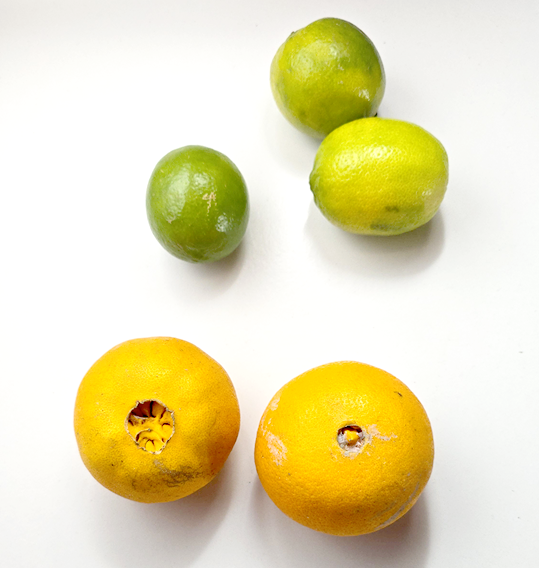
#> input picture imagens/5frutas.png, 539 x 568 px
$ python parte2.py
#> lines starting #> are read from the running program, lines starting #| are printed output that depends on the picture; after the words box and inside, x2 and y2 are one past the last pixel; in counts of white or black regions, pixels touching at a corner belong together
import numpy as np
import cv2

#5 FRUTAS ----------------------------------------------------------------------
#ler imagem e converter p/ grayscale
bgr_frutas = cv2.imread('./imagens/5frutas.png')
#> bgr_frutas is the input picture: shape (568, 539, 3); mean B, G, R 180.4, 223.4, 232.1
gs_frutas = cv2.cvtColor(bgr_frutas, cv2.COLOR_BGR2GRAY)
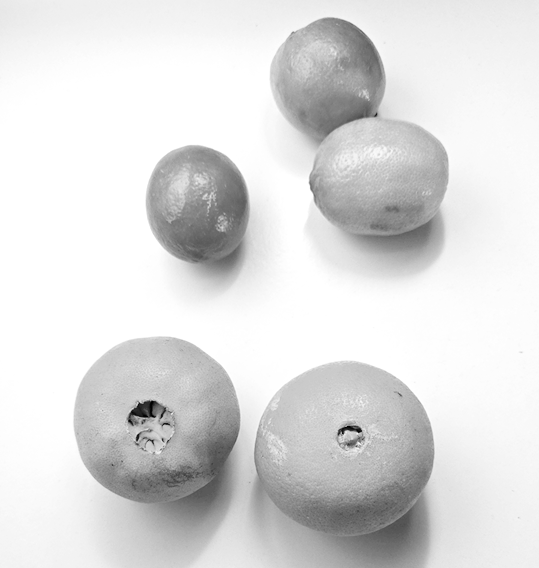
#> gs_frutas: shape (568, 539); min 0, max 255, mean 221.1

#aplicar threshold binário
_, binary_frutas = cv2.threshold(gs_frutas, 190, 255, cv2.THRESH_BINARY_INV)
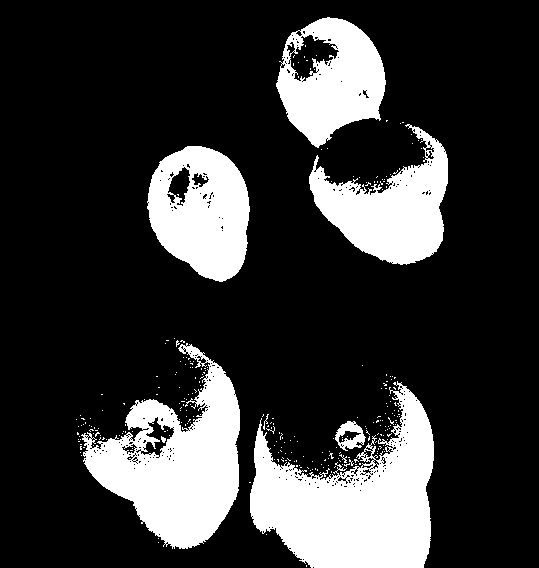
#> binary_frutas: shape (568, 539); 21.3% white; 274 white regions (265 under 20 px), largest, box (x1, y1, x2, y2) and area: (250, 381, 434, 568) 19318, (81, 343, 240, 549) 16151, (147, 146, 250, 282) 9878

# limpando imagem p/ detecção de componentes
primary_kernel = np.array([
	[1, 1, 1],
	[0, 1, 0],
	[0, 1, 0]
], dtype=np.uint8)
binary_frutas = cv2.morphologyEx(binary_frutas, cv2.MORPH_CLOSE, primary_kernel)
#> binary_frutas: shape (568, 539); 21.8% white; 65 white regions (59 under 20 px), largest, box (x1, y1, x2, y2) and area: (250, 383, 434, 568) 20105, (81, 341, 240, 549) 16826, (309, 124, 448, 265) 10133, (147, 146, 250, 282) 10022, (276, 17, 386, 148) 8923, (334, 421, 366, 451) 511
binary_frutas = cv2.dilate(binary_frutas, primary_kernel, iterations=4)
#> binary_frutas: shape (568, 539); 26.6% white; 7 white regions, largest, box (x1, y1, x2, y2) and area: (246, 374, 438, 568) 24696, (73, 337, 244, 553) 20944, (305, 120, 452, 269) 12571
binary_frutas = cv2.morphologyEx(binary_frutas, cv2.MORPH_CLOSE, primary_kernel)
#> binary_frutas: shape (568, 539); 26.5% white; 7 white regions (1 under 20 px), largest, box (x1, y1, x2, y2) and area: (246, 376, 438, 568) 24568, (74, 337, 244, 553) 20874, (305, 121, 452, 269) 12528, (143, 142, 254, 286) 12024, (272, 14, 390, 154) 11151, (164, 338, 171, 345) 25
binary_frutas = cv2.erode(binary_frutas, primary_kernel, iterations=2)
#> binary_frutas: shape (568, 539); 24.4% white; 7 white regions (2 under 20 px), largest, box (x1, y1, x2, y2) and area: (248, 380, 436, 568) 22825, (77, 341, 242, 551) 19307, (307, 125, 450, 267) 11391, (145, 144, 252, 284) 11097, (274, 16, 388, 152) 10096

# subindo a máscara para centralizar melhor as frutas na imagem (por conta das suas sombras)
secondary_kernel = np.array([
	[0, 0, 0],
	[0, 0, 0],
	[0, 1, 0]
], dtype=np.uint8)
binary_frutas = cv2.morphologyEx(binary_frutas, cv2.MORPH_CLOSE, secondary_kernel)
#> binary_frutas: shape (568, 539); 24.6% white; 8 white regions (2 under 20 px), largest, box (x1, y1, x2, y2) and area: (248, 378, 436, 566) 22825, (77, 339, 242, 549) 19307, (307, 123, 450, 265) 11391, (145, 142, 252, 282) 11097, (274, 14, 388, 150) 10096, (0, 567, 539, 568) 539
binary_frutas = cv2.erode(binary_frutas, primary_kernel, iterations=2)
#> binary_frutas: shape (568, 539); 22.3% white; 6 white regions (1 under 20 px), largest, box (x1, y1, x2, y2) and area: (250, 381, 434, 564) 21020, (79, 341, 240, 547) 17817, (309, 125, 448, 263) 10316, (147, 144, 250, 280) 10177, (276, 16, 386, 148) 9074
binary_frutas = cv2.morphologyEx(binary_frutas, cv2.MORPH_CLOSE, secondary_kernel)
#> binary_frutas: shape (568, 539); 22.5% white; 7 white regions (1 under 20 px), largest, box (x1, y1, x2, y2) and area: (250, 379, 434, 562) 21020, (79, 339, 240, 545) 17817, (309, 123, 448, 261) 10316, (147, 142, 250, 278) 10177, (276, 14, 386, 146) 9074, (0, 567, 539, 568) 539

#parametros
num_labels, labels, stats, centroids = cv2.connectedComponentsWithStats(binary_frutas)
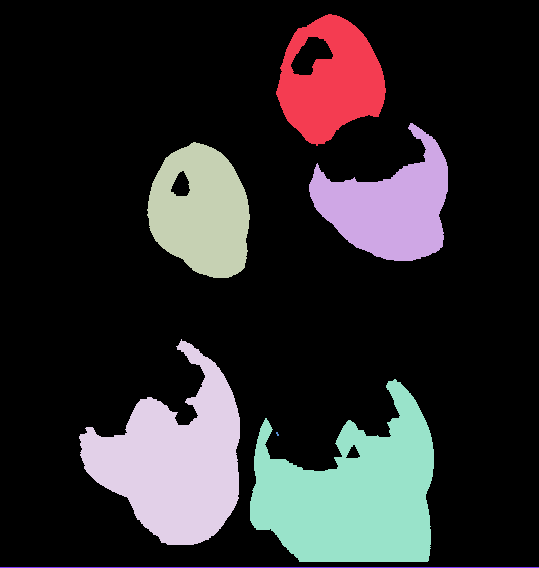
#> labels: shape (568, 539) int32; 8 distinct labels, from 0 to 7; one colour per label, 0 black
#> num_labels = 8; stats = [[0, 0, 539, 567, 237201], [276, 14, 110, 132, 9074], [309, 123, 139, 138, 10316], [147, 142, 103, 136, 10177], [79, 339, 161, 206, 17817], [250, 379, 184, 183, 21020], [276, 432, 3, 4, 8], [0, 567, 539, 1, 539]]; centroids = [[264, 265.1], [330.9, 80.67], [389.4, 206.3], [201, 211.7], [174.5, 460.2], [352.7, 493.7], [277, 433.5], [269, 567]]

#desenhando bounding box, keypoints e texto de área
count = 0
for c in range(1, num_labels):
    x, y, w, h, area = stats[c]
    cx, cy = centroids[c]

    if area < 200 or w > 500:
        continue

    count += 1
    cv2.circle(bgr_frutas, (int(cx), int(cy)), 4, (0,0,255), -1)
    cv2.rectangle(bgr_frutas, (x, y), (x+w, y+h), (0,255,0), 2)

    text = f"Area: {area}px"
    text_pos = (x, y - 10 if y - 10 > 10 else y + 20)
    cv2.putText(bgr_frutas, text, text_pos, cv2.FONT_HERSHEY_SIMPLEX, 0.5, (255,0,0), 2)
#> this loop made 7 passes
#> (x, y, w, h, area, cx, cy, text) on passes 1 to 5: (276, 14, 110, 132, 9074, 330.9, 80.67, 'Area: 9074px'), (309, 123, 139, 138, 10316, 389.4, 206.3, 'Area: 10316px'), (147, 142, 103, 136, 10177, 201, 211.7, 'Area: 10177px'), (79, 339, 161, 206, 17817, 174.5, 460.2, 'Area: 17817px'), (250, 379, 184, 183, 21020, 352.7, 493.7, 'Area: 21020px')
#> (x, y, w, h, area, cx, cy) on pass 7: (0, 567, 539, 1, 539, 269, 567)
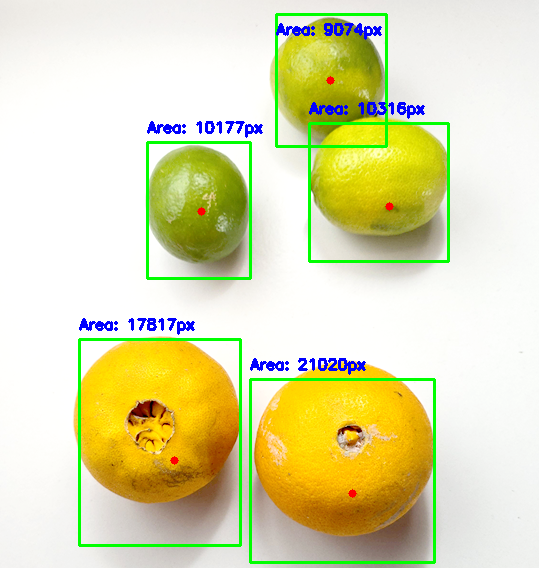
#> bgr_frutas: shape (568, 539, 3); 4.18% of pixels changed, all inside (x1, y1, x2, y2) = (78, 13, 450, 564)
#> after the loop, count = 5

cv2.imshow('Frutas binary', binary_frutas)
cv2.imshow('Frutas com bounding box e keypoints', bgr_frutas)
cv2.waitKey()
cv2.destroyAllWindows()

#6 FRUTAS E UMA CEBOLA ---------------------------------------------------------
bgr_frutas_e_cebola = cv2.imread('./imagens/6frutas1vegetal.png')
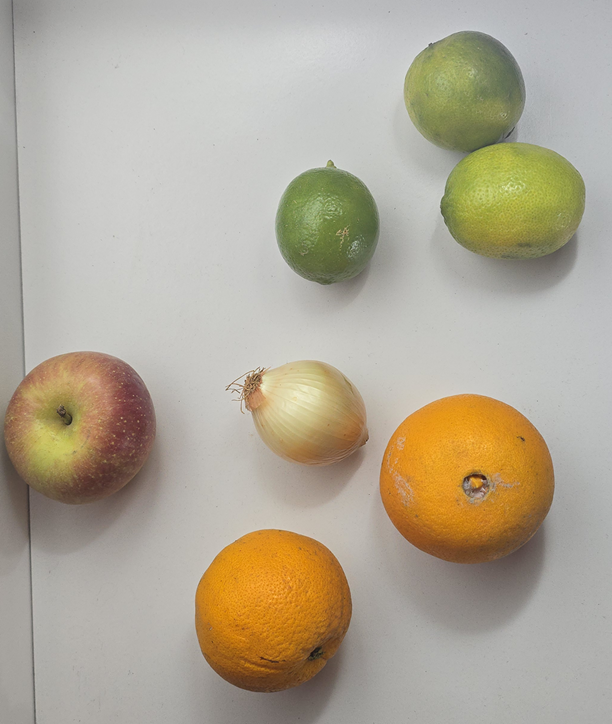
#> input picture imagens/6frutas1vegetal.png, 612 x 724 px
#> bgr_frutas_e_cebola is the input picture: shape (724, 612, 3); mean B, G, R 150, 168, 176.6
gs_frutas_e_cebola = cv2.cvtColor(bgr_frutas_e_cebola, cv2.COLOR_BGR2GRAY)

#aplicar threshold binário
_, binary_frutas_e_cebola = cv2.threshold(gs_frutas_e_cebola, 145, 255, cv2.THRESH_BINARY_INV)
#> binary_frutas_e_cebola: shape (724, 612); 21.9% white; 717 white regions (701 under 20 px), largest, box (x1, y1, x2, y2) and area: (0, 0, 165, 724) 23687, (379, 400, 555, 630) 19972, (195, 529, 365, 724) 19817

#limpando imagem p/ detecção de componentes
primary_kernel = np.array([
	[1, 1, 1],
	[0, 1, 0],
	[0, 1, 0]
], dtype=np.uint8)
binary_frutas_e_cebola = cv2.morphologyEx(binary_frutas_e_cebola, cv2.MORPH_CLOSE, primary_kernel)
#> binary_frutas_e_cebola: shape (724, 612); 22.6% white; 162 white regions (149 under 20 px), largest, box (x1, y1, x2, y2) and area: (0, 0, 164, 724) 24205, (379, 400, 555, 630) 21109, (195, 530, 365, 724) 20753
binary_frutas_e_cebola = cv2.erode(binary_frutas_e_cebola, primary_kernel, iterations=2)
#> binary_frutas_e_cebola: shape (724, 612); 19.7% white; 54 white regions (42 under 20 px), largest, box (x1, y1, x2, y2) and area: (0, 356, 162, 557) 18977, (381, 403, 553, 628) 18728, (197, 532, 363, 724) 18604
binary_frutas_e_cebola = cv2.morphologyEx(binary_frutas_e_cebola, cv2.MORPH_CLOSE, primary_kernel)
#> binary_frutas_e_cebola: shape (724, 612); 19.8% white; 25 white regions (13 under 20 px), largest, box (x1, y1, x2, y2) and area: (0, 356, 162, 557) 19030, (381, 405, 553, 628) 18975, (197, 533, 363, 724) 18709

#parametros
num_labels, labels, stats, centroids = cv2.connectedComponentsWithStats(binary_frutas_e_cebola)
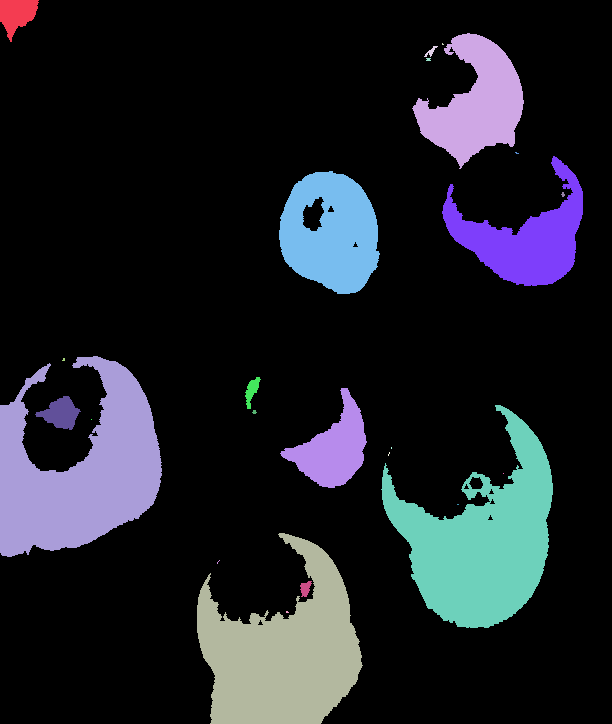
#> labels: shape (724, 612) int32; 26 distinct labels, from 0 to 25; one colour per label, 0 black
#> num_labels = 26; stats = 26 rows, first 6: [0, 0, 612, 724, 355340], [0, 0, 39, 42, 1005], [412, 33, 112, 136, 7925], [442, 43, 2, 2, 3], [424, 46, 14, 11, 53], [426, 58, 5, 3, 13]; centroids = 26 pairs, first value 16.46 to 562.6, second value 13.8 to 652.1

#desenhando bounding box, keypoints e texto de área
count = 0
for c in range(1, num_labels):
    x, y, w, h, area = stats[c]
    cx, cy = centroids[c]

    """ #tentativa de redefinir os parametros da cebola
    if area == 240:
        cebola_x = x
        cebola_y = y
    if area == 4018:
        x = cebola_x
        y = cebola_y
        cx = ((x + w) - x) / 2 + x
        cy = ((y + h) - y) / 2 + y """

    if area < 2000:
        continue

    count += 1
    cv2.circle(bgr_frutas_e_cebola, (int(cx), int(cy)), 4, (0,0,255), -1)
    cv2.rectangle(bgr_frutas_e_cebola, (x, y), (x+w, y+h), (0,255,0), 2)

    text = f"Area: {area}px"
    text_pos = (x, y - 10 if y - 10 > 10 else y + 20)
    cv2.putText(bgr_frutas_e_cebola, text, text_pos, cv2.FONT_HERSHEY_SIMPLEX, 0.5, (255,0,0), 2)
#> this loop made 25 passes
#> (x, y, w, h, area, cx, cy, text) on passes 2, 7, 8, 10, 13, 15, 22: (412, 33, 112, 136, 7925, 475.7, 102.6, 'Area: 7925px'), (442, 156, 141, 130, 7750, 524.9, 237.8, 'Area: 7750px'), (279, 171, 101, 123, 8982, 330.7, 232.7, 'Area: 8982px'), (0, 356, 162, 201, 19030, 79.63, 470.5, 'Area: 19030px'), (280, 388, 87, 100, 4018, 333, 448.4, 'Area: 4018px'), (381, 405, 172, 223, 18975, 481.9, 539.2, 'Area: 18975px'), (197, 533, 166, 191, 18709, 282.7, 652.1, 'Area: 18709px')
#> (x, y, w, h, area, cx, cy) on passes 1, 4, 12, 14, 24: (0, 0, 39, 42, 1005, 16.46, 13.8), (424, 46, 14, 11, 53, 430.5, 51.17), (245, 377, 16, 32, 240, 251.4, 390.4), (35, 396, 46, 34, 863, 60.46, 413.1), (300, 581, 12, 16, 124, 305.1, 588.1)
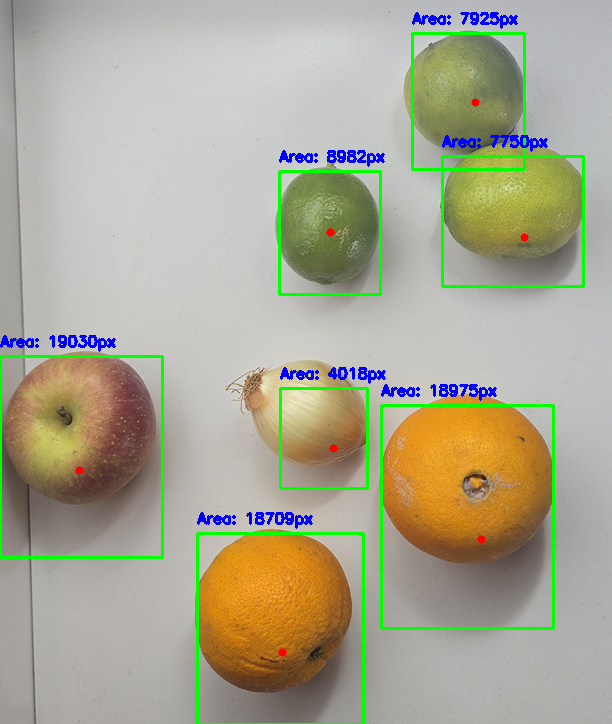
#> bgr_frutas_e_cebola: shape (724, 612, 3); 3.9% of pixels changed, all inside (x1, y1, x2, y2) = (0, 12, 585, 724)
#> after the loop, count = 7

cv2.imshow('Frutas binary', binary_frutas_e_cebola)
cv2.imshow('Frutas com bounding box e keypoints', bgr_frutas_e_cebola)
cv2.waitKey()
cv2.destroyAllWindows()
